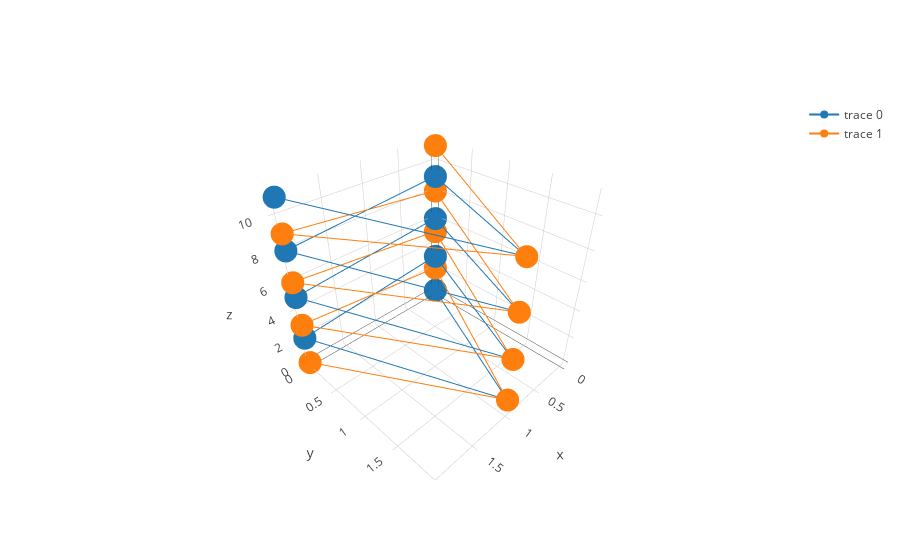

Write notebook code for a chart like this one.
### Code cell
fig_3d = {
    'data': [
        {'type': 'scatter3d', 'x': x1, 'y': y1, 'z': t},
        {'type': 'scatter3d', 'x': x2, 'y': y2, 'z': t}
    ]
}
iplot(fig_3d, filename='sf-data-3d')

### Figure 1 — Plotly figure (JSON) as saved in the notebook; plotly's stock layout.template omitted (floating-point values rounded to 4 significant figures)
{"data": [{"type": "scatter3d", "x": [0, 1, 2, 0, 1, 2, 0, 1, 2, 0, 1, 2], "y": [0, 2, 0, 0, 2, 0, 0, 2, 0, 0, 2, 0], "z": [0, 1, 2, 3, 4, 5, 6, 7, 8, 9, 10, 11]}, {"type": "scatter3d", "x": [2, 1, 0, 2, 1, 0, 2, 1, 0, 2, 1, 0], "y": [0, 2, 0, 0, 2, 0, 0, 2, 0, 0, 2, 0], "z": [0, 1, 2, 3, 4, 5, 6, 7, 8, 9, 10, 11]}], "layout": {}}
